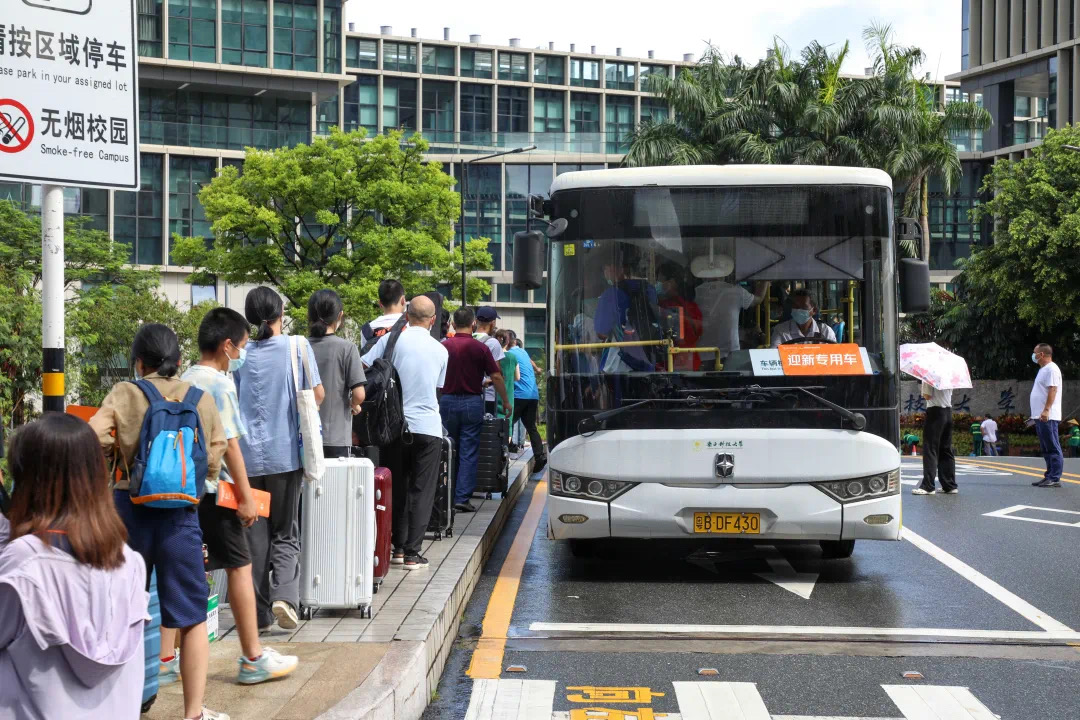
#> input picture bus.jpg, 1080 x 720 px
$ python -i enhance.py   (imports and definitions only)
#> lines starting #> are read from the running program, lines starting #| are printed output that depends on the picture
import cv2
import numpy as np

def darken_image(input_path, output_path):
    img = cv2.imread(input_path)
    dark = (img * 0.3).astype(np.uint8)
    cv2.imwrite(output_path, dark)

def enhance_image(input_path, output_path):
#> called with input_path = '../bus.jpg', output_path = 'out.png'
    img = cv2.imread(input_path)
#> img is the input picture: shape (720, 1080, 3); mean B, G, R 113.7, 118.6, 115.6

    lab = cv2.cvtColor(img, cv2.COLOR_BGR2LAB)
#> lab: shape (720, 1080, 3); mean of channels 0, 1, 2 122.8, 126.5, 130.4
    l, a, b = cv2.split(lab)
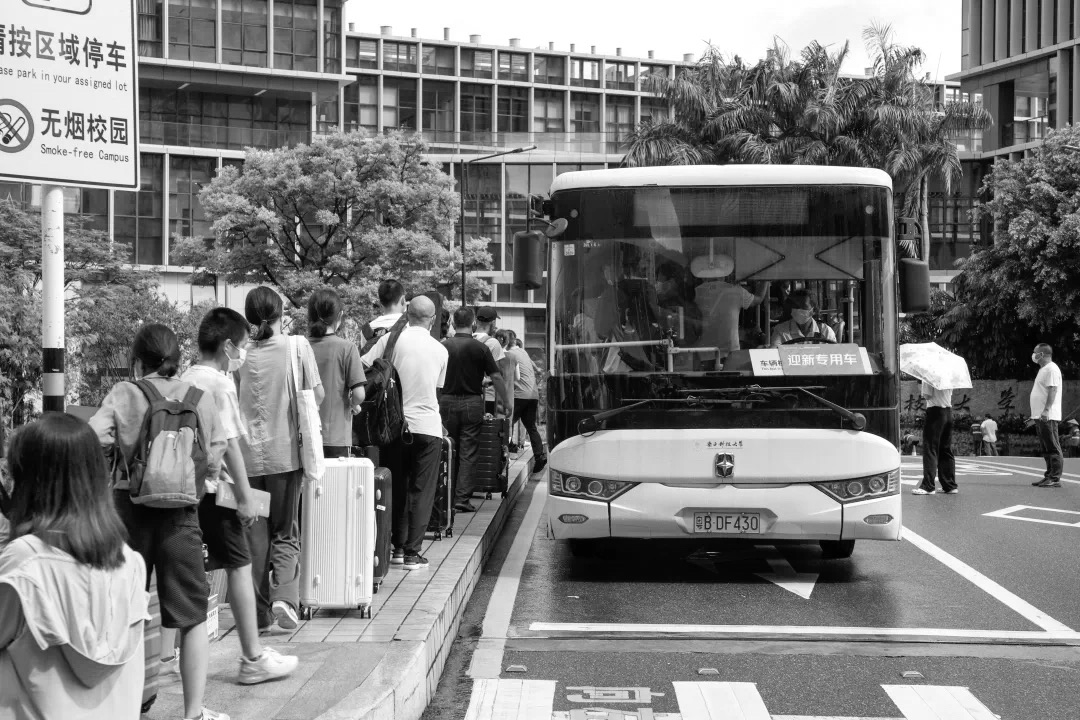
#> l: shape (720, 1080); min 0, max 255, mean 122.8
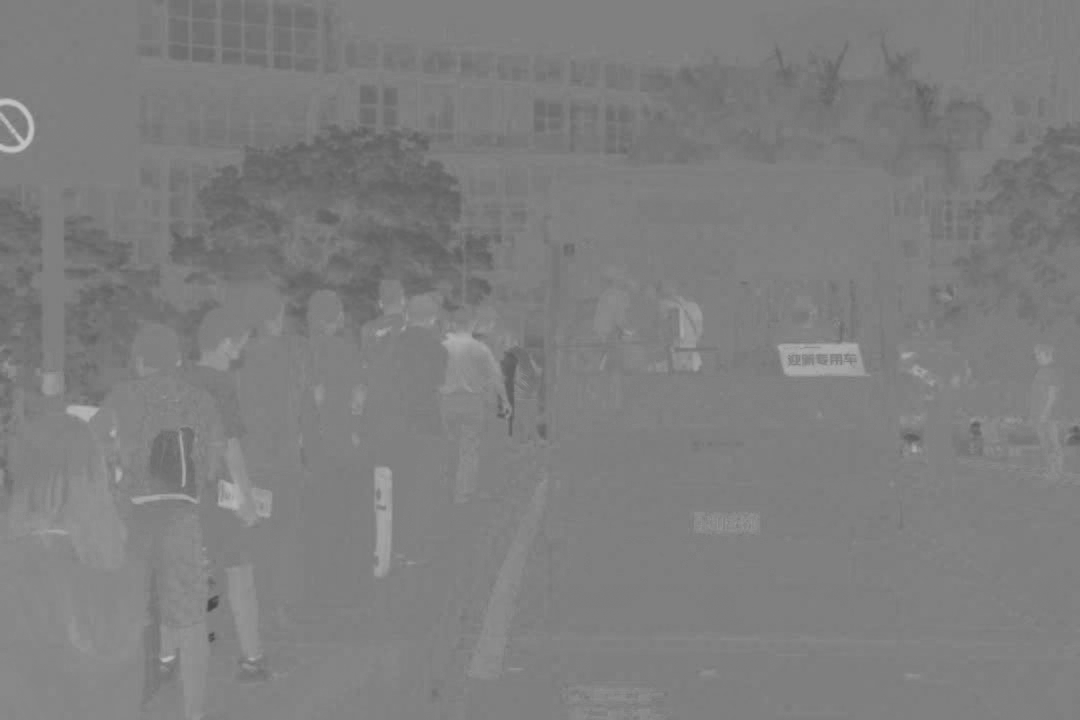
#> a: shape (720, 1080); min 71, max 198, mean 126.5
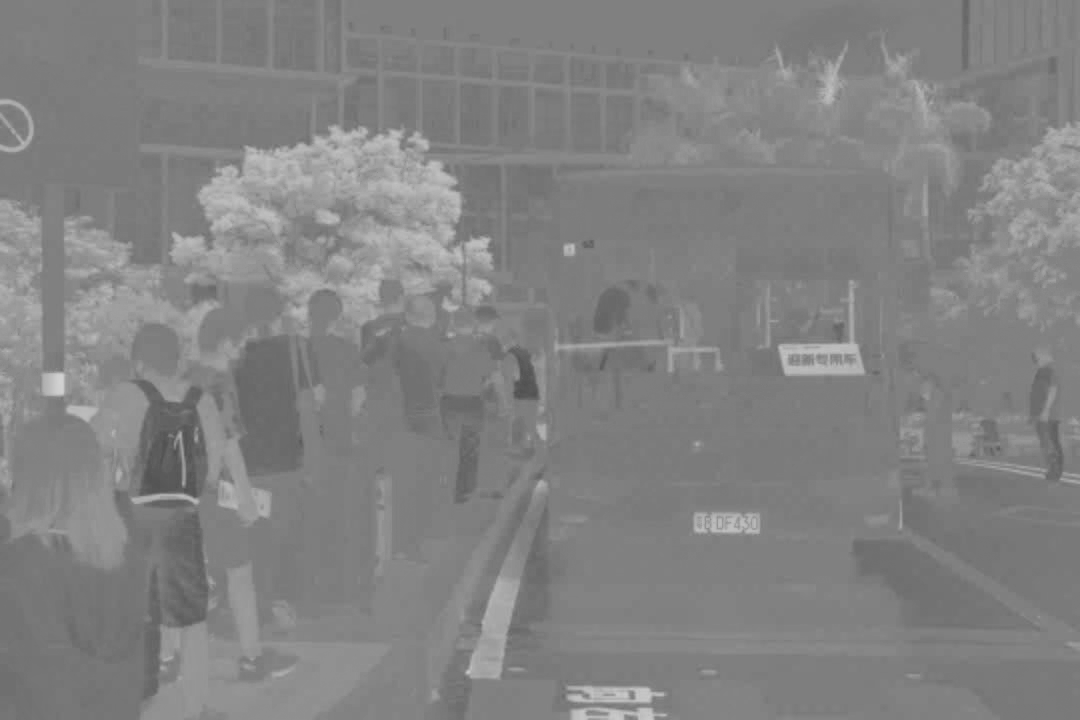
#> b: shape (720, 1080); min 79, max 210, mean 130.4

    clahe = cv2.createCLAHE(clipLimit=2.0, tileGridSize=(8,8))
    cl = clahe.apply(l)
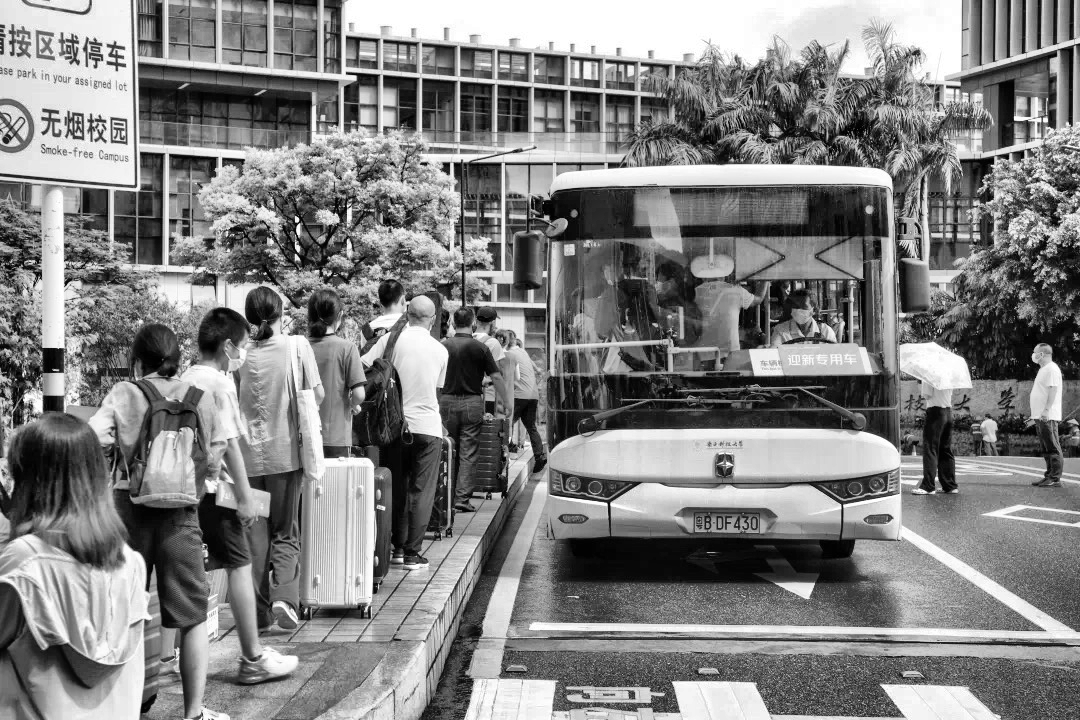
#> cl: shape (720, 1080); min 0, max 255, mean 129.7

    enhanced = cv2.merge((cl, a, b))
#> enhanced: shape (720, 1080, 3); mean of channels 0, 1, 2 129.7, 126.5, 130.4
    enhanced = cv2.cvtColor(enhanced, cv2.COLOR_LAB2BGR)
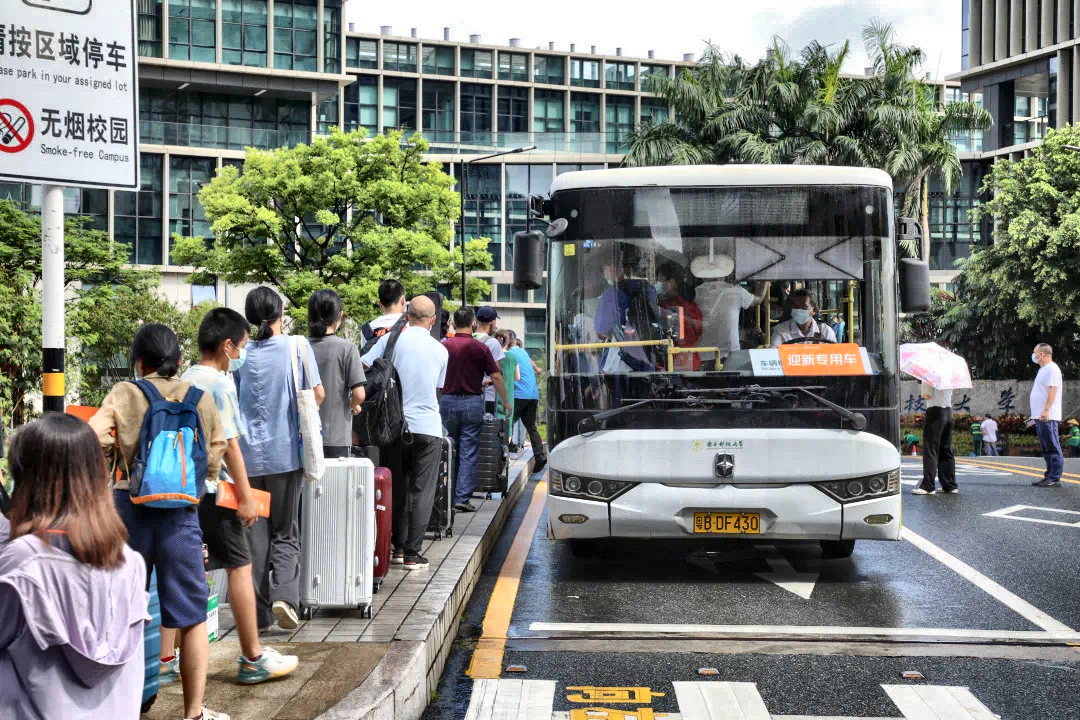
#> enhanced: shape (720, 1080, 3); mean B, G, R 120.5, 125.7, 122.5

    cv2.imwrite(output_path, enhanced)

>>> result = enhance_image('../bus.jpg', 'out.png')
